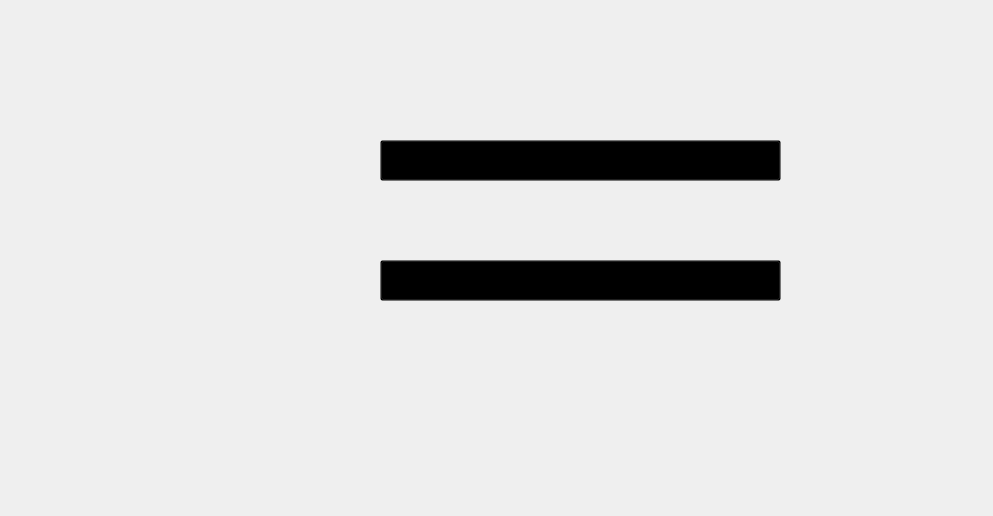
<?xml version="1.0" encoding="UTF-8"?>
<ui version="4.0">
 <class>Form</class>
 <widget class="QWidget" name="Form">
  <property name="geometry">
   <rect>
    <x>0</x>
    <y>0</y>
    <width>993</width>
    <height>516</height>
   </rect>
  </property>
  <property name="minimumSize">
   <size>
    <width>993</width>
    <height>516</height>
   </size>
  </property>
  <property name="maximumSize">
   <size>
    <width>993</width>
    <height>516</height>
   </size>
  </property>
  <property name="windowTitle">
   <string>Form</string>
  </property>
  <property name="styleSheet">
   <string notr="true">QWidget#Form{
border-image: url(:/login/images/首页.jpg);
}</string>
  </property>
  <widget class="QPushButton" name="pushButton">
   <property name="geometry">
    <rect>
     <x>380</x>
     <y>140</y>
     <width>401</width>
     <height>41</height>
    </rect>
   </property>
   <property name="styleSheet">
    <string notr="true">font: 18pt &quot;华文行楷&quot;;
background-color: transparent;</string>
   </property>
   <property name="text">
    <string>登入</string>
   </property>
  </widget>
  <widget class="QPushButton" name="pushButton_2">
   <property name="geometry">
    <rect>
     <x>380</x>
     <y>260</y>
     <width>401</width>
     <height>41</height>
    </rect>
   </property>
   <property name="styleSheet">
    <string notr="true">font: 18pt &quot;华文行楷&quot;;
background-color: transparent;</string>
   </property>
   <property name="text">
    <string>注册</string>
   </property>
  </widget>
 </widget>
 <resources>
  <include location="images.qrc"/>
 </resources>
 <connections>
  <connection>
   <sender>pushButton</sender>
   <signal>clicked()</signal>
   <receiver>Form</receiver>
   <slot>login_show()</slot>
   <hints>
    <hint type="sourcelabel">
     <x>595</x>
     <y>142</y>
    </hint>
    <hint type="destinationlabel">
     <x>1016</x>
     <y>84</y>
    </hint>
   </hints>
  </connection>
  <connection>
   <sender>pushButton_2</sender>
   <signal>clicked()</signal>
   <receiver>Form</receiver>
   <slot>register_show()</slot>
   <hints>
    <hint type="sourcelabel">
     <x>585</x>
     <y>300</y>
    </hint>
    <hint type="destinationlabel">
     <x>994</x>
     <y>362</y>
    </hint>
   </hints>
  </connection>
 </connections>
 <slots>
  <slot>login_show()</slot>
  <slot>register_show()</slot>
 </slots>
</ui>
